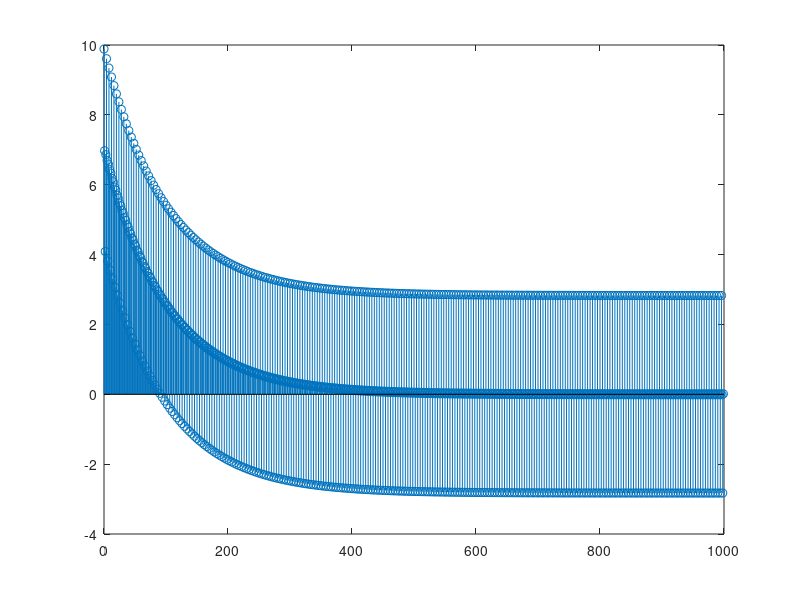

Write MATLAB code to recreate this figure.
% Tecnologico de Costa Rica
% Escuela de Ingenieria Electronica
% El-5805 Procesamiento Digital de Señales

% This Octave File solves the
% problems given for the Course
% Digital Signal Processing


% 3.a) Diagram of the filter
% r_x = 0,99
%
%                |
%          , - ~ ~ ~ - ,
%      , '       |       ' ,
%    ,           |           ,
%   ,            |            ,
%  ,             |             ,
%--,-------------O------------X,-----
%  ,             |             ,
%   ,            |            ,
%    ,           |           ,
%      ,         |        , '
%        ' - , _ | _ ,  '
%                |
%
%               b0
% H(z) =  --------------
%         1 - 0,99z^(-1)


% 3.b) Módulo y fase
%
%                       
%          _____________b0______________
% |H(w)| =    ,------------------------
%           `/ 1 + 0,99^2 - 1,98 cos(w) 
%
%                    /    0,99 sen(w)  \
% <H(w) = -tan^(-1) |  ---------------- |
%                    \  1 - 0,99cos(w) /


% 3.c) Normalizar
%
%                _____________b0______________
% |H(pi)| = 1 =    ,------------------------
%                `/ 1 + 0,99^2 - 1,98 cos(w) 
%
% b0 = 1,99


% 3.d) Ecuación de diferencias
%  
% y(n) = 1,99 * x(n) + 0,99 * y (n - 1)

% 3.e) x(n) = 2 cos ( (3 * pi * n)/2 - pi/4)
%
% y(n) = 3.98  * cos( (3 * pi * n)/2 - pi/4) + 0.99 * y (n - 1)
%

figure('name', 'Exercise #3 - Digital Signal Processing');

% Vector de resultados
limit = 1000;
result = zeros(1, limit);

result(1) = 13.98 * cos((3*pi*(0))/2 - pi/4);

for i = 2:limit
  result(i) = 3.98 * cos((3*pi*(i-1))/2 - pi/4) + 0.99 * result(i-1);
endfor

% Mostrar el resultado
a = 0:limit-1;
stem(a, result);
